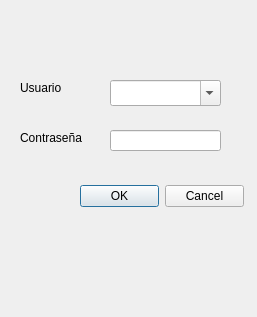
<?xml version="1.0" encoding="UTF-8"?>
<ui version="4.0">
 <class>login</class>
 <widget class="QWidget" name="login">
  <property name="geometry">
   <rect>
    <x>0</x>
    <y>0</y>
    <width>257</width>
    <height>317</height>
   </rect>
  </property>
  <property name="windowTitle">
   <string>Ingreso de Usuario</string>
  </property>
  <widget class="QLabel" name="t_usuario">
   <property name="geometry">
    <rect>
     <x>20</x>
     <y>80</y>
     <width>59</width>
     <height>16</height>
    </rect>
   </property>
   <property name="text">
    <string>Usuario</string>
   </property>
  </widget>
  <widget class="QLabel" name="t_contrasenia">
   <property name="geometry">
    <rect>
     <x>20</x>
     <y>130</y>
     <width>81</width>
     <height>16</height>
    </rect>
   </property>
   <property name="text">
    <string>Contraseña</string>
   </property>
  </widget>
  <widget class="QDialogButtonBox" name="opcion">
   <property name="geometry">
    <rect>
     <x>80</x>
     <y>180</y>
     <width>164</width>
     <height>32</height>
    </rect>
   </property>
   <property name="standardButtons">
    <set>QDialogButtonBox::Cancel|QDialogButtonBox::Ok</set>
   </property>
  </widget>
  <widget class="QComboBox" name="usuario">
   <property name="geometry">
    <rect>
     <x>110</x>
     <y>80</y>
     <width>111</width>
     <height>26</height>
    </rect>
   </property>
   <property name="mouseTracking">
    <bool>false</bool>
   </property>
   <property name="acceptDrops">
    <bool>false</bool>
   </property>
   <property name="toolTipDuration">
    <number>-6</number>
   </property>
   <property name="editable">
    <bool>true</bool>
   </property>
  </widget>
  <widget class="QLineEdit" name="contrasenia">
   <property name="geometry">
    <rect>
     <x>110</x>
     <y>130</y>
     <width>111</width>
     <height>21</height>
    </rect>
   </property>
  </widget>
  <widget class="QLabel" name="Notificacion">
   <property name="geometry">
    <rect>
     <x>20</x>
     <y>230</y>
     <width>201</width>
     <height>41</height>
    </rect>
   </property>
   <property name="text">
    <string/>
   </property>
  </widget>
 </widget>
 <resources/>
 <connections/>
</ui>
